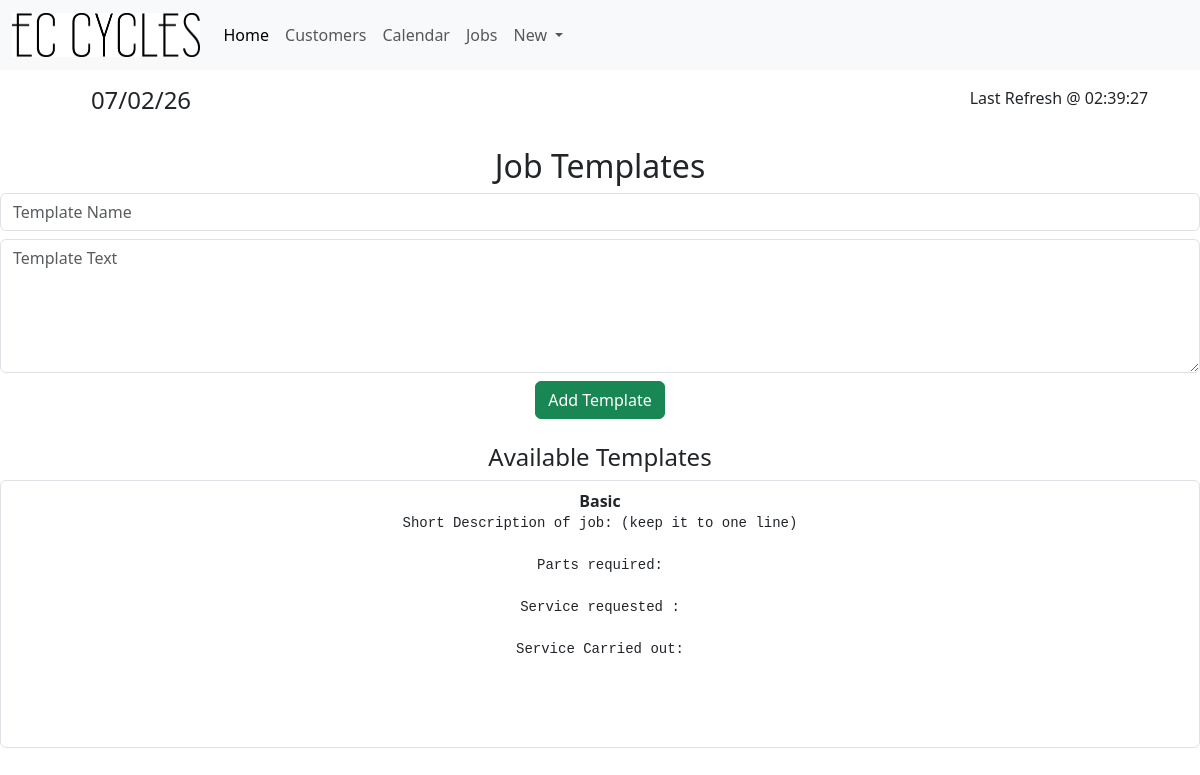
The app's page /JobTemplates with its own data.
### tables this page shows
CREATE TABLE JobTemplates (
    TemplateID INTEGER PRIMARY KEY AUTOINCREMENT,
    TemplateName TEXT NOT NULL,
    TemplateText TEXT NOT NULL
);

### app.py (the view)
@app.route('/JobTemplates', methods=['GET', 'POST'])
def job_templates():
    time = time_gen()
    conn = get_db_conn()
    if request.method == 'POST':
        name = request.form['TemplateName']
        text = request.form['TemplateText']
        if name and text:
            conn.execute("INSERT INTO JobTemplates (TemplateName, TemplateText) VALUES (?, ?)", (name, text))
            conn.commit()
    templates = conn.execute("SELECT * FROM JobTemplates").fetchall()
    conn.close()
    return render_template('job_templates.html', templates=templates, time=time)

### app.py (called while the page is built)
def time_gen():
    time_dict = {"":""}
    day_info = datetime.datetime.now()
    date = day_info.strftime("%x")
    time = day_info.strftime("%X")
    time_dict["Date"] = date
    time_dict["Time"] = time
    return time_dict

def get_db_conn():
    conn = sqlite3.connect('JobCards.db')
    conn.row_factory = sqlite3.Row
    return conn

### Templates/job_templates.html
{% extends 'base.html' %}
{% block content %}
<div class="container py-4">
    <h2>Job Templates</h2>
    <form method="post" class="mb-4">
        <div class="mb-2">
            <input class="form-control" type="text" name="TemplateName" placeholder="Template Name" required>
        </div>
        <div class="mb-2">
            <textarea class="form-control" name="TemplateText" placeholder="Template Text" rows="5" required></textarea>
        </div>
        <button class="btn btn-success" type="submit">Add Template</button>
    </form>
    <h4>Available Templates</h4>
    <ul class="list-group">
        {% for template in templates %}
        <li class="list-group-item">
            <strong>{{ template.TemplateName }}</strong>
            <pre>{{ template.TemplateText }}</pre>
        </li>
        {% endfor %}
    </ul>
</div>
{% endblock %}

### records on screen
JobTemplates: TemplateName "Basic", TemplateText "Short Description of job: (keep it to one line) Parts required: Service requested : Service Carried out:"

### other values on screen
{{ time["Date"] }} "07/02/26"
{{ time["Time"] }} "02:39:27"
